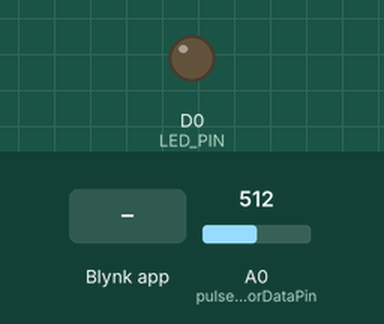
Simulated run of this sketch. Board: Arduino MKR. Parts: output pins drawn as LEDs (lit = HIGH). Inputs (shaded band) come from the test bench; at power-on: A0 (pulseSensorDataPin) = 512. WiFi joins after 1.5 s; servers stay silent unless stated.

Above: at 3.0 s.
3.1 s: Blynk app writes 1 to V0
At 3.9 s:
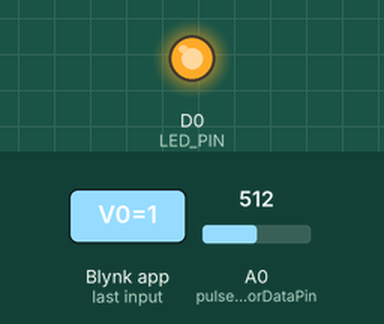
4.6 s: Blynk app writes 0 to V0
At 5.0 s:
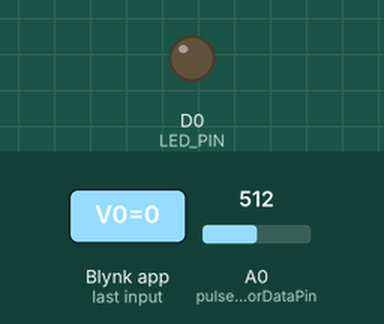
6.1 s: Blynk app writes 200 to V0
At 7.4 s:
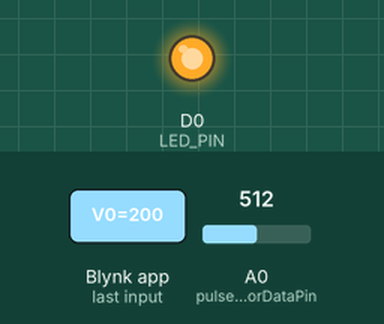
Timing chart, 0 to 9.1 s (numbered marks = the images above; inputs shaded):
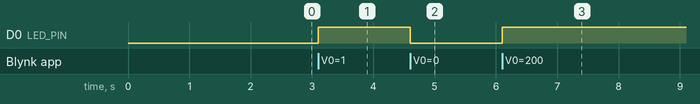

The sketch:

Arduino_MKR1010.ino
```cpp
// (licence header left out)
/* Comment this out to disable prints and save space */
#define BLYNK_PRINT Serial

/* Fill-in your Template ID (only if using Blynk.Cloud) */
#define BLYNK_TEMPLATE_ID "TMPLrXQK-uZQ"
//#define BLYNK_DEVICE_NAME "Quickstart Template"
#define BLYNK_AUTH_TOKEN "-gBY6blwH_I2tJzJ76skJ-_OCcmmtBIe"

#include <SPI.h>
#include <WiFiNINA.h>
#include <BlynkSimpleWiFiNINA.h>

// You should get Auth Token in the Blynk App.
// Go to the Project Settings (nut icon).
char auth[] = BLYNK_AUTH_TOKEN;

// Your WiFi credentials.
// Set password to "" for open networks.
char ssid[] = "IoT_Hotspot";
char pass[] = "12345678";

//BlynkTimer Object
BlynkTimer timer;

//Data
int pulseSensorData;

//Pins
int pulseSensorDataPin = A0;
int LED_PIN = 0;

//Reads pulse data and sends it to Blynk Cloud. Should get called periodically
void getPulseSensorData() {
  //Read pulse sensor data from an analog pin
  pulseSensorData = analogRead(pulseSensorDataPin);

  //Write data to virtual pin 5 (Pin arbitrarily picked)
  Blynk.virtualWrite(V5, pulseSensorData);
}

//This function is called every time the Virtual Pin 0 state changes
//Write value sent to pin 0
BLYNK_WRITE(V0) {
  int pinValue = param.asInt();
  digitalWrite(LED_PIN, pinValue);
}

void setup()
{
  // Debug console
  Serial.begin(9600);

  Blynk.begin(auth, ssid, pass);
  //Blynk.begin(auth, ssid, pass, "http://iot.nortcele.win", 8080);
  // You can also specify server:
  //Blynk.begin(auth, ssid, pass, "blynk-cloud.com", 80);
  //Blynk.begin(auth, ssid, pass, IPAddress(10,138,88,60), 8080);

  //Configure pin directions
  //pinMode(pulseSensorDataPin, OUTPUT);
  pinMode(LED_PIN, OUTPUT);

  //Configure timer to call getPulseSensorData() every 0.2 seconds
  timer.setInterval(200L, getPulseSensorData);
}

void loop()
{
  Blynk.run();
  timer.run();
}
```

Measured:
- after the input at 3.1 s, D0 (LED_PIN): LOW → HIGH at once
- after the input at 4.6 s, D0 (LED_PIN): HIGH → LOW at once
- after the input at 6.1 s, D0 (LED_PIN): LOW → HIGH at once
